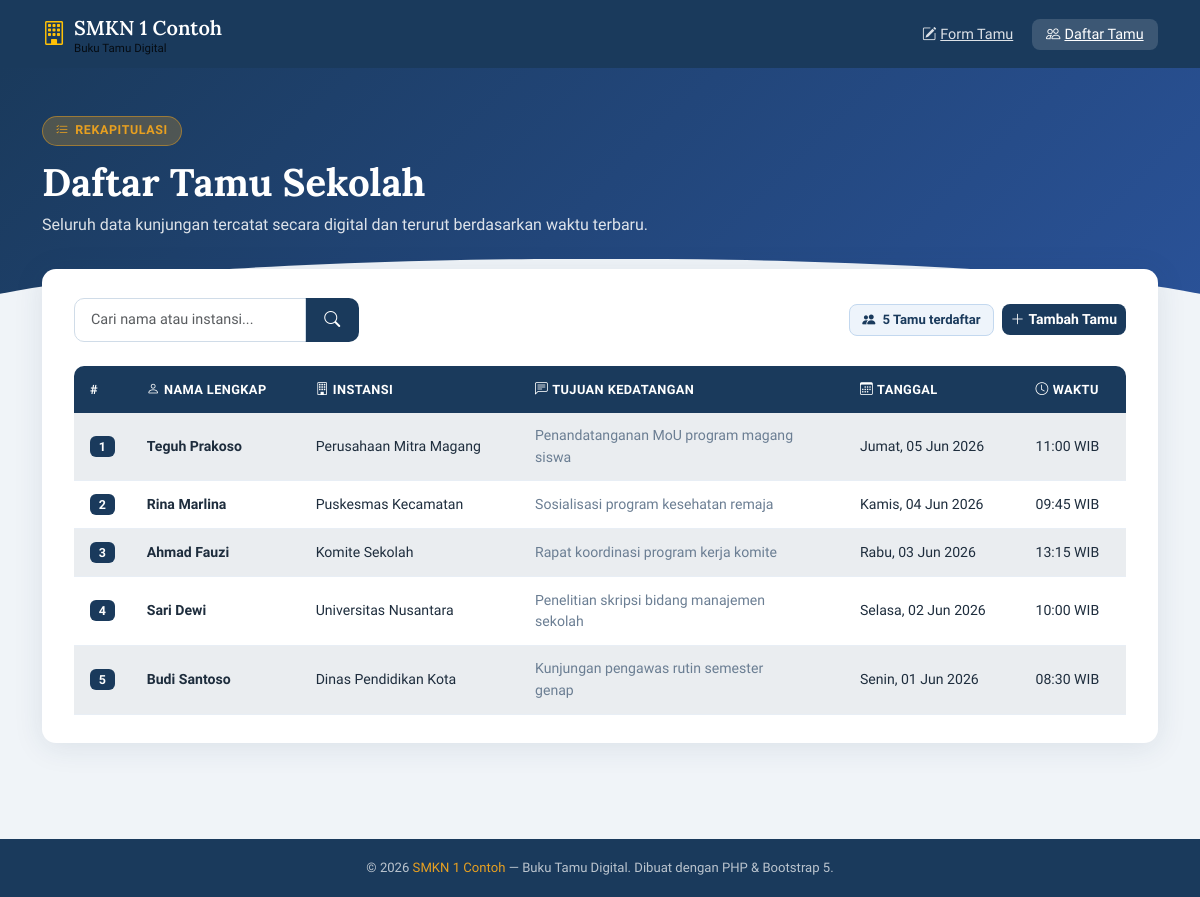
/daftar_tamu.php, run on the app's committed database.
### tables this page shows
CREATE TABLE IF NOT EXISTS buku_tamu (
  id        INT          NOT NULL AUTO_INCREMENT,
  nama      VARCHAR(100) NOT NULL,
  instansi  VARCHAR(150) NOT NULL,
  tujuan    TEXT         NOT NULL,
  tanggal   DATE         NOT NULL,
  waktu     TIME         NOT NULL,
  PRIMARY KEY (id)
);

### daftar_tamu.php (the view, shortened to what this page needs)
<?php
require_once 'koneksi.php';
$keyword = '';
$where   = '';
$sql   = "SELECT * FROM buku_tamu $where ORDER BY tanggal DESC, waktu DESC";
$hasil = mysqli_query($koneksi, $sql);
$total = mysqli_num_rows($hasil);
?>
<!DOCTYPE html>
<html lang="id">
<head>
  <link href="https://cdn.jsdelivr.net/npm/bootstrap@5.3.3/dist/css/bootstrap.min.css" rel="stylesheet" />
  <link href="https://cdn.jsdelivr.net/npm/bootstrap-icons@1.11.3/font/bootstrap-icons.css" rel="stylesheet" />
</head>
<body>
<nav class="navbar navbar-expand-lg" style="background:var(--clr-primary);">
  <div class="container">
    <a class="navbar-brand d-flex align-items-center gap-2" href="index.php">
      <i class="bi bi-building fs-4 text-warning"></i>
      <div>
        <span class="navbar-brand-text">SMKN 1 Contoh</span>
        <span class="navbar-brand-sub">Buku Tamu Digital</span>
      </div>
    </a>
    <div class="collapse navbar-collapse" id="navMenu">
      <ul class="navbar-nav ms-auto gap-1">
        <li class="nav-item">
          <a class="nav-link-custom" href="index.php">
            <i class="bi bi-pencil-square me-1"></i>Form Tamu
          </a>
        </li>
        <li class="nav-item">
          <a class="nav-link-custom active" href="daftar_tamu.php">
            <i class="bi bi-people me-1"></i>Daftar Tamu
          </a>
        </li>
      </ul>
    </div>
  </div>
</nav>
<section class="hero">
  <div class="container">
    <div class="hero-badge"><i class="bi bi-list-check"></i> Rekapitulasi</div>
    <h1>Daftar Tamu Sekolah</h1>
    <p class="mt-2 mb-0" style="opacity:.85">Seluruh data kunjungan tercatat secara digital dan terurut berdasarkan waktu terbaru.</p>
  </div>
</section>
<section class="pb-5">
  <div class="container">
    <div class="main-card">
      <div class="d-flex flex-wrap align-items-center justify-content-between gap-3 mb-4">
        <form method="GET" action="daftar_tamu.php" class="d-flex gap-2 flex-wrap align-items-center">
          <div class="input-group search-wrap" style="max-width:380px;">
            <input type="text" class="form-control" name="cari"
                   placeholder="Cari nama atau instansi..."
                   value="<?= htmlspecialchars($keyword) ?>" />
            <button type="submit" class="btn-search">
              <i class="bi bi-search"></i>
            </button>
          </div>
        </form>
        <div class="d-flex align-items-center gap-2">
          <span class="badge-total">
            <i class="bi bi-people-fill me-1"></i>
            <?= $total ?> Tamu<?= $keyword ? " ditemukan" : " terdaftar" ?>
          </span>
          <a href="index.php" class="btn btn-sm" style="background:var(--clr-primary);color:#fff;border-radius:8px;font-weight:600;">
            <i class="bi bi-plus-lg me-1"></i>Tambah Tamu
          </a>
        </div>
      </div>
      <div class="table-wrapper">
        <table class="table table-striped table-hover align-middle">
          <thead>
            <tr>
              <th style="width:50px">#</th>
              <th><i class="bi bi-person me-1"></i>Nama Lengkap</th>
              <th><i class="bi bi-building me-1"></i>Instansi</th>
              <th><i class="bi bi-chat-left-text me-1"></i>Tujuan Kedatangan</th>
              <th><i class="bi bi-calendar3 me-1"></i>Tanggal</th>
              <th><i class="bi bi-clock me-1"></i>Waktu</th>
            </tr>
          </thead>
          <tbody>
            <?php if ($total > 0): ?>
              <?php $no = 1; while ($row = mysqli_fetch_assoc($hasil)): ?>
                <tr>
                  <td><span class="badge-no"><?= $no++ ?></span></td>
                  <td><strong><?= htmlspecialchars($row['nama']) ?></strong></td>
                  <td><?= htmlspecialchars($row['instansi']) ?></td>
                  <td>
                    <span class="text-tujuan" title="<?= htmlspecialchars($row['tujuan']) ?>">
                      <?= htmlspecialchars($row['tujuan']) ?>
                    </span>
                  </td>
                  <td>
                    <?php
                      $tgl = new DateTime($row['tanggal']);
                      $hari = ['Minggu','Senin','Selasa','Rabu','Kamis','Jumat','Sabtu'];
                      $bulan = ['','Jan','Feb','Mar','Apr','Mei','Jun','Jul','Agu','Sep','Okt','Nov','Des'];
                      echo $hari[(int)$tgl->format('w')] . ', '
                         . $tgl->format('d') . ' '
                         . $bulan[(int)$tgl->format('n')] . ' '
                         . $tgl->format('Y');
                    ?>
                  </td>
                  <td><?= substr($row['waktu'], 0, 5) ?> WIB</td>
                </tr>
              <?php endwhile; ?>
            <?php endif; ?>
          </tbody>
        </table>
      </div>
    </div>
  </div>
</section>
<footer>
  &copy; <?= date('Y') ?> <span>SMKN 1 Contoh</span> — Buku Tamu Digital. Dibuat dengan PHP &amp; Bootstrap 5.
</footer>
</body>
</html>

### daftar_tamu.php (style rules this page uses)
:root { --clr-primary: #1a3a5c; --clr-accent: #e8a020; --clr-light-bg: #f0f4f8; --clr-card: #ffffff; --clr-border: #d0dce8; --clr-text: #1e2d3d; --clr-muted: #6b7e93; --radius: 14px; }
*, *::before, *::after { box-sizing: border-box; }
body { font-family: 'Plus Jakarta Sans', sans-serif; background: var(--clr-light-bg); color: var(--clr-text); min-height: 100vh; }
.navbar-brand-text { font-family: 'Lora', serif; font-size: 1.25rem; font-weight: 600; color: #fff !important; }
.navbar-brand-sub { font-size: .72rem; font-weight: 400; opacity: .8; display: block; line-height: 1; }
.nav-link-custom { color: rgba(255,255,255,.85) !important; font-weight: 500; font-size: .9rem; padding: .45rem .9rem !important; border-radius: 8px; transition: background .2s; }
.nav-link-custom:hover, .nav-link-custom.active { background: rgba(255,255,255,.15); color: #fff !important; }
.hero { background: linear-gradient(135deg, var(--clr-primary) 0%, #2a5298 100%); color: #fff; padding: 3rem 0 5rem; position: relative; overflow: hidden; }
.hero::after { content: ''; position: absolute; bottom: -2px; left: 0; right: 0; height: 60px; background: var(--clr-light-bg); clip-path: ellipse(55% 100% at 50% 100%); }
.hero-badge { display: inline-flex; align-items: center; gap: .4rem; background: rgba(232,160,32,.25); border: 1px solid rgba(232,160,32,.5); color: var(--clr-accent); font-size: .78rem; font-weight: 700; letter-spacing: .6px; text-transform: uppercase; padding: .3rem .8rem; border-radius: 100px; margin-bottom: .8rem; }
.hero h1 { font-family: 'Lora', serif; font-size: clamp(1.6rem, 3.5vw, 2.4rem); font-weight: 700; }
.main-card { background: var(--clr-card); border-radius: var(--radius); box-shadow: 0 4px 30px rgba(26,58,92,.1); padding: 1.8rem 2rem; margin-top: -3rem; position: relative; z-index: 10; }
.search-wrap .form-control { border: 1.5px solid var(--clr-border); border-radius: 10px 0 0 10px; padding: .65rem 1rem; font-size: .9rem; }
.search-wrap .btn-search { background: var(--clr-primary); color: #fff; border: none; border-radius: 0 10px 10px 0; padding: .65rem 1.2rem; font-weight: 600; transition: background .2s; }
.badge-total { background: #eef4fb; color: var(--clr-primary); border: 1px solid #c3d8ef; border-radius: 8px; padding: .3rem .75rem; font-size: .82rem; font-weight: 700; }
.table-wrapper { overflow-x: auto; }
.table { font-size: .88rem; margin-bottom: 0; border-collapse: separate; border-spacing: 0; }
.table thead th { background: var(--clr-primary); color: #fff; font-weight: 700; font-size: .8rem; letter-spacing: .4px; text-transform: uppercase; padding: .85rem 1rem; border: none; white-space: nowrap; }
.table thead th:first-child { border-radius: 10px 0 0 0; }
.table thead th:last-child { border-radius: 0 10px 0 0; }
.table tbody tr { transition: background .15s; }
.table-striped > tbody > tr:nth-of-type(odd) > * { background-color: #f7fafd; }
.table tbody td { padding: .8rem 1rem; vertical-align: middle; border-bottom: 1px solid #e8eef5; color: var(--clr-text); }
.badge-no { background: var(--clr-primary); color: #fff; border-radius: 6px; padding: .2rem .55rem; font-size: .78rem; font-weight: 700; }
.text-tujuan { max-width: 260px; display: -webkit-box; -webkit-line-clamp: 2; -webkit-box-orient: vertical; overflow: hidden; color: var(--clr-muted); }
footer { background: var(--clr-primary); color: rgba(255,255,255,.7); font-size: .82rem; text-align: center; padding: 1.2rem; margin-top: 3rem; }
footer span { color: var(--clr-accent); }

### data on the page
buku_tamu: nama "Teguh Prakoso", instansi "Perusahaan Mitra Magang", tujuan "Penandatanganan MoU program magang siswa", tanggal "Jumat", tanggal "05", tanggal "Jun", tanggal "2026", waktu "11:00"
buku_tamu: nama "Rina Marlina", instansi "Puskesmas Kecamatan", tujuan "Sosialisasi program kesehatan remaja", tanggal "Kamis", tanggal "04", tanggal "Jun", tanggal "2026", waktu "09:45"
buku_tamu: nama "Ahmad Fauzi", instansi "Komite Sekolah", tujuan "Rapat koordinasi program kerja komite", tanggal "Rabu", tanggal "03", tanggal "Jun", tanggal "2026", waktu "13:15"
buku_tamu: nama "Sari Dewi", instansi "Universitas Nusantara", tujuan "Penelitian skripsi bidang manajemen sekolah", tanggal "Selasa", tanggal "02", tanggal "Jun", tanggal "2026", waktu "10:00"
buku_tamu: nama "Budi Santoso", instansi "Dinas Pendidikan Kota", tujuan "Kunjungan pengawas rutin semester genap", tanggal "Senin", tanggal "01", tanggal "Jun", tanggal "2026", waktu "08:30"

### other printed values
$total "5"
